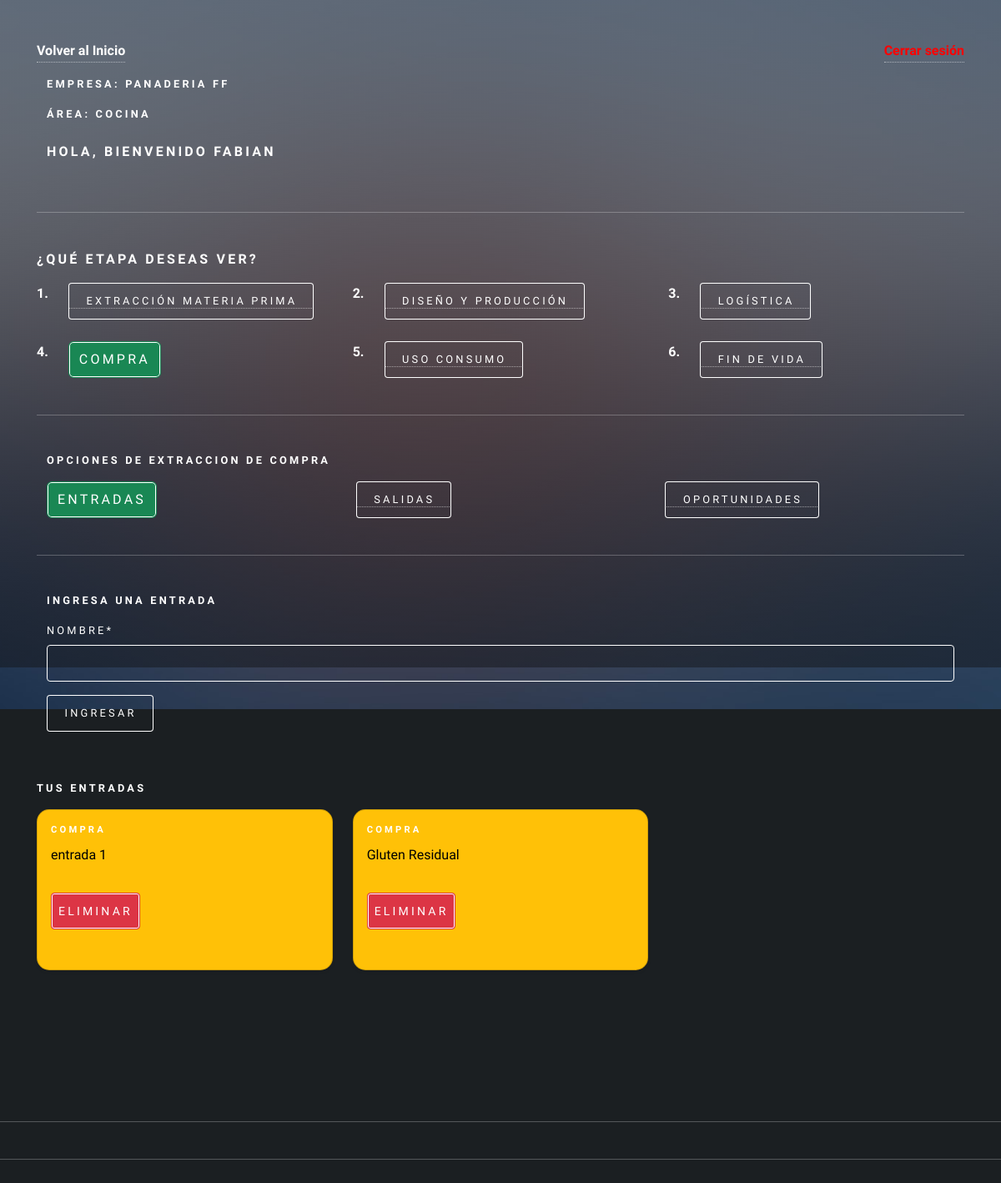
Page /agregar_entrada_compra (signed in) on the committed database.
### app/models.py (models this page shows, shortened)
class RegistroTrabajador(models.Model):
    usuario = models.ForeignKey(Usuario, on_delete=models.CASCADE)
    descripcion = models.TextField(max_length=160)
    id_area = models.ForeignKey(AreaEmpresa, on_delete=models.CASCADE)

class AreaEmpresa(models.Model):
    id_area = models.AutoField(primary_key=True)
    nombre  = models.CharField(max_length=20)
    productos = models.CharField(max_length=50)
    id_empresa = models.ForeignKey(Empresa, on_delete=models.CASCADE)
    calle = models.CharField(max_length=250)
    comuna = models.CharField(max_length=150)
    lat = models.IntegerField()
    long = models.IntegerField()

class Empresa(models.Model):
    id_empresa = models.AutoField(primary_key=True)
    nombre  = models.CharField(max_length=20)
    calle = models.CharField(max_length=250)
    comuna = models.CharField(max_length=150)
    lat = models.IntegerField()
    long = models.IntegerField()

class Entrada(models.Model):
    id_entrada = models.AutoField(primary_key=True)
    nombre  = models.CharField(max_length=50)
    fecha =  models.DateField(auto_now_add=True)
    etapa = models.ForeignKey(Etapa, on_delete=models.CASCADE)
    usuario =models.ForeignKey(Usuario, on_delete=models.CASCADE)
    id_area = models.ForeignKey(AreaEmpresa, on_delete=models.CASCADE)

class Etapa(models.Model):
    id_etapa = models.AutoField(primary_key=True)
    nombre  = models.CharField(max_length=50)
    fecha_inicio  = models.DateField()
    fecha_termino  = models.DateField()
    activo = models.BooleanField()
    def __str__(self):
        return self.nombre

### user/models.py (models this page shows, shortened)
class Usuario(AbstractUser):
    telefono = models.IntegerField(null=True)
    id_telegram = models.CharField(max_length=100, null=True, default=0)
    objects = UsuarioManager()

### app/views.py (the view, shortened to what this page needs)
# urls.py: path('agregar_entrada_compra', agregarEntradaCompra, name="agregar_entrada_compra"),
def agregarEntradaCompra(request):
    if request.user.is_authenticated:
        registros = RegistroTrabajador.objects.filter(usuario=request.user)
        etapa = Etapa.objects.values_list("id_etapa", flat=True).filter(nombre="Compra")
        entradas = Entrada.objects.filter(usuario=request.user)
        areaTrabajador = RegistroTrabajador.objects.values_list("id_area", flat=True).filter(usuario = request.user)
        data = {
            'form': EntradaForm(),
            'registros': registros,
            'entradas': entradas
        }
        return render(request,'autodiagnostico/compra/entrada/agregar_entrada.html', data)
    else:
        return render(request, 'autodiagnostico/compra/entrada/agregar_entrada.html')

### app/forms.py
class EntradaForm(forms.ModelForm):
    class Meta:
        model = Entrada
        fields = 'nombre',

### app/templates/autodiagnostico/compra/entrada/agregar_entrada.html (shortened to what this page needs)
{% extends 'autodiagnostico/compra/home_compra.html' %}
{% load static %}
{% load crispy_forms_tags %}
{% block compra %}
<div class="container">
    <form action="" method="post">
        <h4>Ingresa una entrada</h4>
        {{form | crispy}}
        <div>
            <input type="submit" class="btn btn-primary" value="ingresar">
        </div>
    </form>
</div>
<br>
<h4>Tus entradas</h4>
<div class="row row-cols-1 row-cols-md-3 g-4">
    {% for p in entradas %}
    {% if p.etapa.nombre == "Compra" %}
        <div class="col">
            <div class="card text-bg-warning shadow-sm h-100">
                <div class="card-body">
                    <h5 class="card-title">{{p.etapa}}</h5>
                    <p class="card-text">{{p.nombre}}</p>
                    <form action="{% url 'eliminar_entrada_compra' p.id_entrada %}" method="post"
                    style="margin-top:10px;">
                    <button type="submit" class="btn btn-danger btn-sm">Eliminar
                    </button>
                    </form>
                </div>
            </div>
        </div>
    {% endif %}
    {% endfor %}
</div>
{% endblock compra %}

### app/templates/autodiagnostico/auto_diagnostico.html (shortened to what this page needs)
{% load static %}
<!DOCTYPE HTML>
<html>
<head>
    <link href="https://cdn.jsdelivr.net/npm/bootstrap@5.2.0/dist/css/bootstrap.min.css" rel="stylesheet"
>
    <link rel="stylesheet" href="{% static 'css/main.css' %}" />
    <link rel="stylesheet" href="{% static 'css/style.css' %}">
</head>
<body class="is-preload">
    <div id="wrapper">
        <div class="container-sm">
            {% if user.is_authenticated %}
            <div class="d-flex justify-content-between align-items-center mb-3">
                <a id="home_admin" href="{% url 'home' %}">Volver al Inicio</a> <a href="{% url 'logout' %}"
                    id="cerrarSesion">Cerrar sesión</a>
            </div>
            {% if registros %}
            <div class="container-sm">
                <div class="row">
                    {% if user.is_staff %}
                    <h3>Bienvenido Admin, {{ user.first_name }}</h3>
                    {% else %}
                    {% for i in registros %}
                    <div class="mb-2">
                        <h4>Empresa: {{ i.id_area.id_empresa.nombre}}</h4>
                        <h4>Área: {{ i.id_area.nombre}}</h4>
                    </div>
                    <h3>Hola, bienvenido {{user.first_name}}</h3>
                    {% endfor %}
                    {% endif %}
                </div>
            </div>
            <hr>
            {% if not user.is_staff %}
            <h3>¿Qué etapa deseas ver?</h3>
            <div class="row">
                <div class="col-auto"><strong>1.</strong></div>
                <div class="col">
                    <a href="{% url 'extraccion_materiaPrima' %}"><button type="button" id="extraccion"
                            class="selected">Extracción Materia Prima</button></a>
                </div>
                <div class="col-auto"><strong>2.</strong></div>
                <div class="col">
                    <a href="{% url 'diseño_Produccion' %}"><button type="button" id="diseño">Diseño y
                            producción</button></a>
                </div>
                <div class="col-auto"><strong>3.</strong></div>
                <div class="col">
                    <a href="{% url 'logistica' %}"><button type="button" id="logistica">Logística</button></a>
                </div>
            </div>
            <br>
            <div class="row">
            <div class="col-auto"><strong>4.</strong></div>
            <div class="col">
                <a href="{% url 'compra' %}"><button type="button" id="compra">Compra</button></a>
            </div>
            <div class="col-auto"><strong>5.</strong></div>
            <div class="col">
                <a href="{% url 'uso_consumo' %}"><button type="button" id="uso">Uso consumo</button></a>
            </div>
            <div class="col-auto"><strong>6.</strong></div>
            <div class="col">
                <a href="{% url 'fin_vida' %}"><button type="button" id="fin">Fin de vida</button></a>
            </div>
        </div>
        {% endif %}
            <hr>
        {% block body %}{% endblock %}
    </div>
    {% else %}
    <h1>Registra la empresa y el area a la que perteneces!!!!</h1>
    <a href="{% url 'agregar_Area' user.id  %}"><button type="button">Aqui</button></a>
    {% endif %}
    {% else %}
    <h1>Inicia Session</h1>
    <p>Para acceder a tu Auto Diagnostico </p>
    <a href="{% url 'login'  %}"><button type="button">Inicia Session</button></a>
    {% endif %}
    </div>
    <hr>
    <hr>
    <br>
    <br>
    <div id="bg"></div>
</body>
</html>

### static/css/style.css (style rules this page uses)
.card { background-color: rgba(27, 31, 34, 0.85); border-radius: 15px; }
#cerrarSesion { color: red; text-decoration: none; font-weight: bold; }
#home_admin { color: white; text-decoration: none; font-weight: bold; }

### rows in the picture
RegistroTrabajador: id_area.id_empresa.nombre "PANADERIA FF", id_area.nombre "COCINA"
Usuario: first_name "FABIAN"
Entrada: etapa "COMPRA", nombre "entrada 1"
Entrada: etapa "COMPRA", nombre "Gluten Residual"
